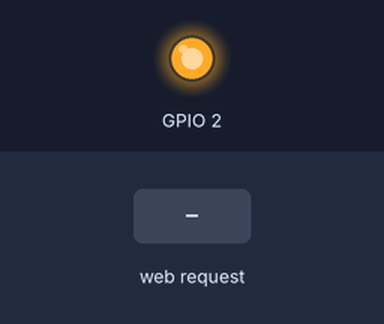
The sketch below on a simulated ESP8266 (NodeMCU). On the bench: output pins drawn as LEDs (lit = HIGH, except the on-board LED, lit = LOW). Inputs (shaded band) come from the test bench. WiFi joins after 1.5 s; servers stay silent unless stated; what the sketch prints to the serial monitor is not drawn.

Above: at 2.7 s.
2.8 s: HTTP request GET /MOV=DER received
At 3.3 s:
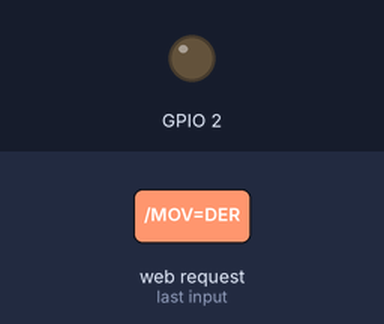
4.3 s: HTTP request GET /MOV=IZQ received
At 5.5 s:
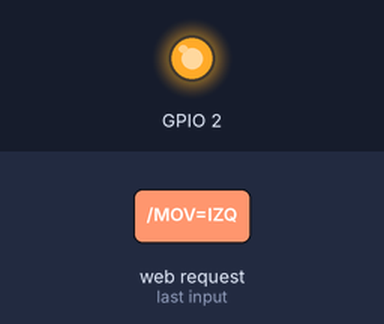
Timing chart, 0 to 7.3 s (numbered marks = the images above; inputs shaded):
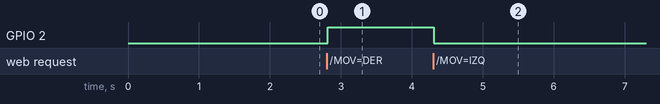

The sketch:

ESP8266Wifiapp.ino
```cpp
#include <ESP8266WiFi.h>

#define ssid "Rodriagus"
#define password "coquito15"

WiFiServer server(80);

String header;

unsigned long lastTime,timeout = 2000;
String outputState = "Apagado";

void setup() {
  Serial.begin(9600);

  pinMode(BUILTIN_LED, OUTPUT);
  digitalWrite(BUILTIN_LED, LOW);

  initWiFi();

  server.begin();
}

void loop() {
  WiFiClient client = server.available();

  if(client){
    lastTime = millis();

    Serial.println("Nuevo Cliente.");
    String currentLine = "";

    while(client.connected() && (millis() - lastTime <= timeout)){
      if(client.available()){
        char c = client.read();
        Serial.write(c);
        header += c;

        if(c == '\n'){
          if(currentLine.length() == 0){
            client.println("HTTP/1.1 200 OK");
            client.println("Content-type:text/html");
            client.println("Connection: close");
            client.println();

            if(header.indexOf("GET /MOV=DER") >= 0){
              Serial.println("LED encendido");
              outputState = "Encendido";
              digitalWrite(BUILTIN_LED, HIGH);
            } else if(header.indexOf("GET /MOV=IZQ") >= 0){
              Serial.println("LED apagado");
              outputState = "Apagado";
              digitalWrite(BUILTIN_LED, LOW);
            }
          } else{
            currentLine = "";
          }
        } else if(c != '\r'){
          currentLine += c;
        }
      }
    }
    header = "";
  }
}

void initWiFi(){
  WiFi.mode(WIFI_STA);
  WiFi.begin(ssid, password);

  while(WiFi.status() != WL_CONNECTED){
    delay(500);
    Serial.print(".");
  }

  Serial.println("");
  Serial.println("Conectado a la red.");
  Serial.print("Dirección IP: "); Serial.println(WiFi.localIP());
}
```

Measured:
- after the input at 2.8 s, GPIO 2: LOW → HIGH at once
- after the input at 4.3 s, GPIO 2: HIGH → LOW at once
